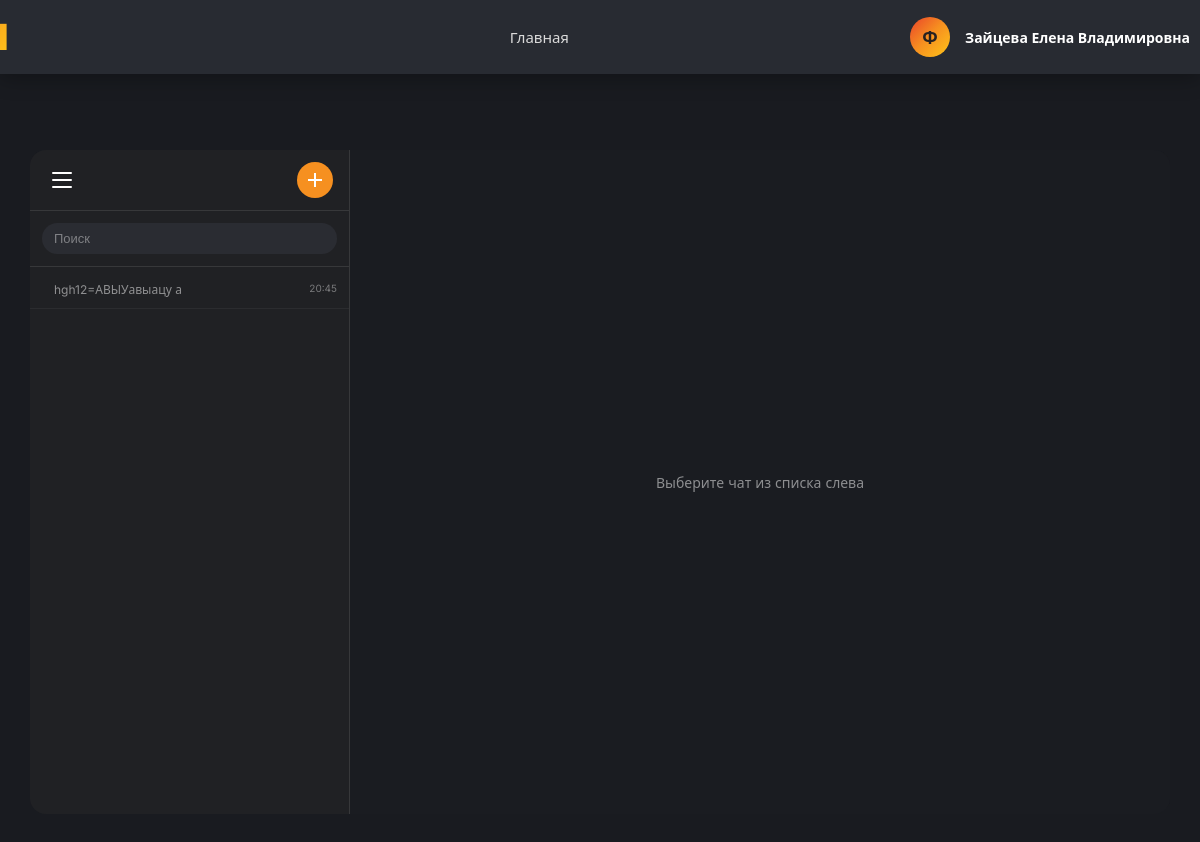
The page /chats/ (signed in) on the database as committed earlier.
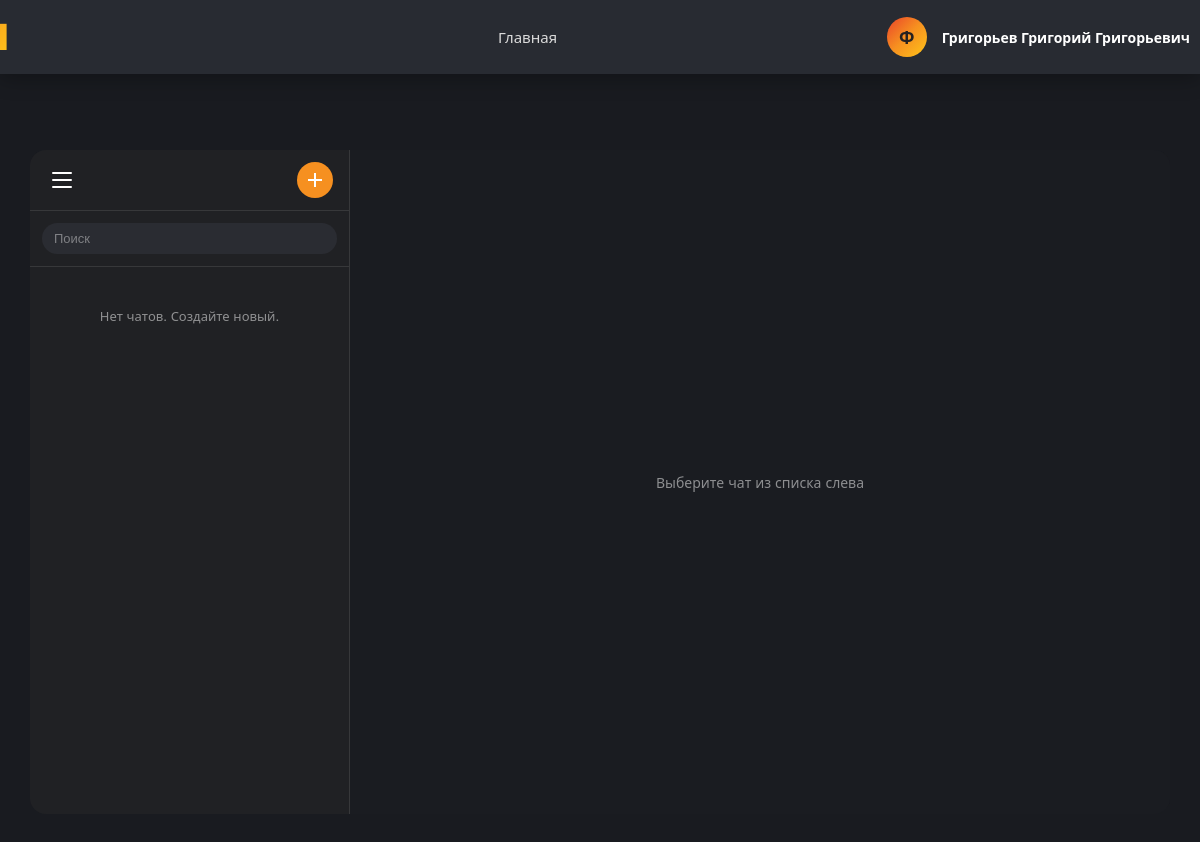
The same page on the database as committed later.
### app/models.py (models this page shows, shortened)
class Autoriz(models.Model):
    user = models.CharField(unique=True, max_length=30, blank=False, null=True, error_messages={'max_length': 'Длина имени не может содержать более 30 символов', 'blank': 'Напишите имя.', 'null': 'Напишите имя.'}, verbose_name='Имя аккаунта')
    password = models.CharField(max_length=120, blank=False, null=False, error_messages={'max_length': 'Длина пароля не может содержать более 40 символов', 'blank': 'Напишите пароль.', 'null': 'Напишите пароль.'}, verbose_name='Пароль от аккаунта')
    email = models.EmailField(unique=True, max_length=100, blank=False, null=False, error_messages={'max_length': 'Длина почты не может содержать более 100 символов', 'blank': 'Напишите почту.', 'null': 'Напишите почту.'}, verbose_name='Почта от аккаунта')
    birth_date = models.DateField(null=True, blank=True, verbose_name='Дата рождения')
    gender = models.CharField(max_length=1, choices=[('M', 'Мужской'), ('F', 'Женский')], blank=True, verbose_name='Пол')
    phone = models.CharField(max_length=20, blank=True, verbose_name='Номер телефона')
    hide_phone = models.BooleanField(default=False, verbose_name='Скрыть номер телефона')
    class Meta:
        db_table = 'List_of_users'
        verbose_name = 'Пользователь'
        verbose_name_plural = 'Пользователи'
    def get_full_name(self):
        try:
            student = Student.objects.get(autoriz=self)
            return f"{student.surname} {student.name} {student.patronymic}".strip()
        except Student.DoesNotExist:
            try:
                professor = Professor.objects.get(autoriz=self)
                return f"{professor.surname} {professor.name} {professor.patronymic}".strip()
            except Professor.DoesNotExist:
                try:
                    staff = AcademicStaff.objects.get(autoriz=self)
                    return f"{staff.surname} {staff.name} {staff.patronymic}".strip()
                except AcademicStaff.DoesNotExist:
                    return self.user

class Student(models.Model):
    name = models.CharField(max_length=30, blank=False, null=False, verbose_name='Имя студента')
    surname = models.CharField(max_length=30, blank=False, null=False, verbose_name='Фамилия студента')
    patronymic = models.CharField(max_length=40, blank=False, null=False, verbose_name='Отчество студента')
    autoriz = models.ForeignKey(Autoriz, on_delete=models.CASCADE, verbose_name='Пользователь')
    group = models.ForeignKey(Group, on_delete=models.CASCADE, null=True, blank=True, verbose_name='Группа')
    class Meta:
        db_table = 'List_of_students'
        verbose_name = 'Студент'
        verbose_name_plural = 'Студенты'

class Chat(models.Model):
    participants = models.ManyToManyField(Autoriz, verbose_name='Участники')
    created_at = models.DateTimeField(auto_now_add=True)
    updated_at = models.DateTimeField(auto_now=True)
    class Meta:
        db_table = 'List_of_chats'
        verbose_name = 'Чат'
        verbose_name_plural = 'Чаты'

class Message(models.Model):
    chat = models.ForeignKey(Chat, on_delete=models.CASCADE, related_name='messages')
    sender = models.ForeignKey(Autoriz, on_delete=models.CASCADE)
    text = models.TextField(blank=True, null=True)
    file = models.FileField(upload_to='chat_files/', blank=True, null=True)
    original_filename = models.CharField(max_length=255, blank=True, null=True)
    created_at = models.DateTimeField(auto_now_add=True)
    is_read = models.BooleanField(default=False)
    is_delivered = models.BooleanField(default=False)
    is_saved = models.BooleanField(default=False)
    reply_to = models.ForeignKey('self', on_delete=models.SET_NULL, null=True, blank=True, related_name='replies')
    forwarded_from = models.ForeignKey('self', on_delete=models.SET_NULL, null=True, blank=True, related_name='forwards')
    reactions = models.JSONField(default=dict, blank=True)
    class Meta:
        db_table = 'List_of_messages'
        verbose_name = 'Сообщение'
        verbose_name_plural = 'Сообщения'
        ordering = ['created_at']

### app/views.py (the view, shortened to what this page needs)
# urls.py: path('chats/', views.chat_list_view, name='chat_list_view'),
def chat_list_view(request, chat_id=None):
    if 'user_id' not in request.session:
        return redirect('autoriz_view')
    user = Autoriz.objects.get(id=request.session['user_id'])
    chats = Chat.objects.filter(participants=user)
    all_participants = []
    for chat in chats:
        for p in chat.participants.all():
            if p != user:
                all_participants.append(p)
    students = {s.autoriz_id: s for s in Student.objects.filter(autoriz_id__in=[p.id for p in all_participants])}
    professors = {p.autoriz_id: p for p in Professor.objects.filter(autoriz_id__in=[p.id for p in all_participants])}
    academic_staffs = {a.autoriz_id: a for a in AcademicStaff.objects.filter(autoriz_id__in=[p.id for p in all_participants])}
    selected_chat = None
    messages_list = []
    from datetime import date, timedelta
    today = date.today()
    yesterday = today - timedelta(days=1)
    return render(request, 'chat_list.html', {
        'chats': chats,
        'selected_chat': selected_chat,
        'messages': messages_list,
        'user': user,
        'today': today.strftime('%Y-%m-%d'),
        'yesterday': yesterday.strftime('%Y-%m-%d'),
    })

### templates/chat_list.html (shortened to what the changed rows need)
{% extends 'base.html' %}
{% load static %}
{% block extra_css %}
<link rel="stylesheet" href="{% static 'css/chat_list.css' %}">
<link rel="stylesheet" href="https://cdn.jsdelivr.net/npm/emoji-picker-element@1.21.0/index.css">
{% endblock %}
{% block content %}
<div class="telegram-container">
    <div class="telegram-sidebar">
        <div class="sidebar-chats" id="chatsList">
            {% for chat in chats %}
            <div class="chat-item {% if selected_chat and selected_chat.id == chat.id %}active{% endif %}" data-chat-id="{{ chat.id }}">
                <div class="chat-info">
                    <div class="chat-last-msg">
                        {% with last=chat.messages.last %}
                            {% if last and last.text %}
                                {{ last.text|truncatechars:30 }}
                            {% elif last and last.file %}
                                📎 Файл
                            {% else %}
                                Нет сообщений
                            {% endif %}
                        {% endwith %}
                    </div>
                </div>
                <div class="chat-time">
                    {% with last=chat.messages.last %}
                        {% if last %}
                            {{ last.created_at|date:"H:i" }}
                        {% endif %}
                    {% endwith %}
                </div>
            </div>
            {% empty %}
            <div class="empty-chats">Нет чатов. Создайте новый.</div>
            {% endfor %}
        </div>
    </div>
</div>
{% endblock %}

### templates/base.html (shortened to what this page needs)
{% load static %}
<!DOCTYPE html>
<html lang="ru">
<head>
    <link rel="stylesheet" href="https://cdnjs.cloudflare.com/ajax/libs/font-awesome/6.4.0/css/all.min.css">
    <link rel="stylesheet" href="{% static 'css/main.css' %}">
    {% block extra_css %}{% endblock %}
</head>
<body>
    <header class="header">
        <div class="header-content">
            <div class="logo">Journal</div>
            <nav class="nav-menu">
                <a href="{% url 'main_view' %}">Главная</a>
            </nav>
            <div class="user-info">
                {% if user_avatar %}
                    <img src="{{ user_avatar }}" alt="avatar" class="user-avatar">
                {% else %}
                    <div class="user-avatar-placeholder">Ф</div>
                {% endif %}
                <div class="user-details">
                    <span class="user-name">{{ user.get_full_name|default:user.user }}</span>
                </div>
            </div>
        </div>
    </header>
    <div class="container">
        {% block content %}{% endblock %}
    </div>
</body>
</html>

Rows that differ between the two databases and show on the page:
removed Chat: messages.last.text "hgh12=АВЫУавыацу а", messages.last.created_at "20:45"
changed Autoriz: get_full_name "Зайцева Елена Владимировна" → "Григорьев Григорий Григорьевич"
Other text that changed with them:
text now shown: "Нет чатов. Создайте новый."
